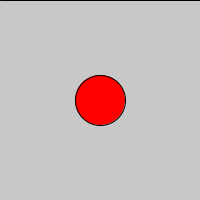
Frame 1 (no input)
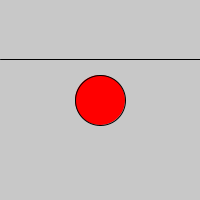
Frame 60 (the mouse pressed at the canvas centre just before this capture)
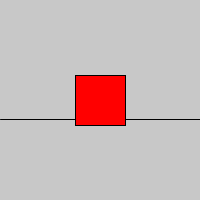
Frame 120 (the mouse held since frame 60 and released just before this capture)

The Processing sketch that drew these frames (run headless with seeded random() and noise(); from frame 60 on, the mouse is pressed at the canvas centre):

// Processing sketch: Lab_04_Center
// ── Lab_04_Center.pde
int y;

void setup() 
{
  size(200, 200);
  fill(255, 0, 0);
}

void draw() 
{
  background(200);
  y = y % 200;
  line(0, y, width, y);
  if(y <= height / 2){
    circle(width / 2, height / 2, 50);
  }
  else{
    square(width / 2 - 25, height / 2 - 25, 50);
  }
  y++;
}
